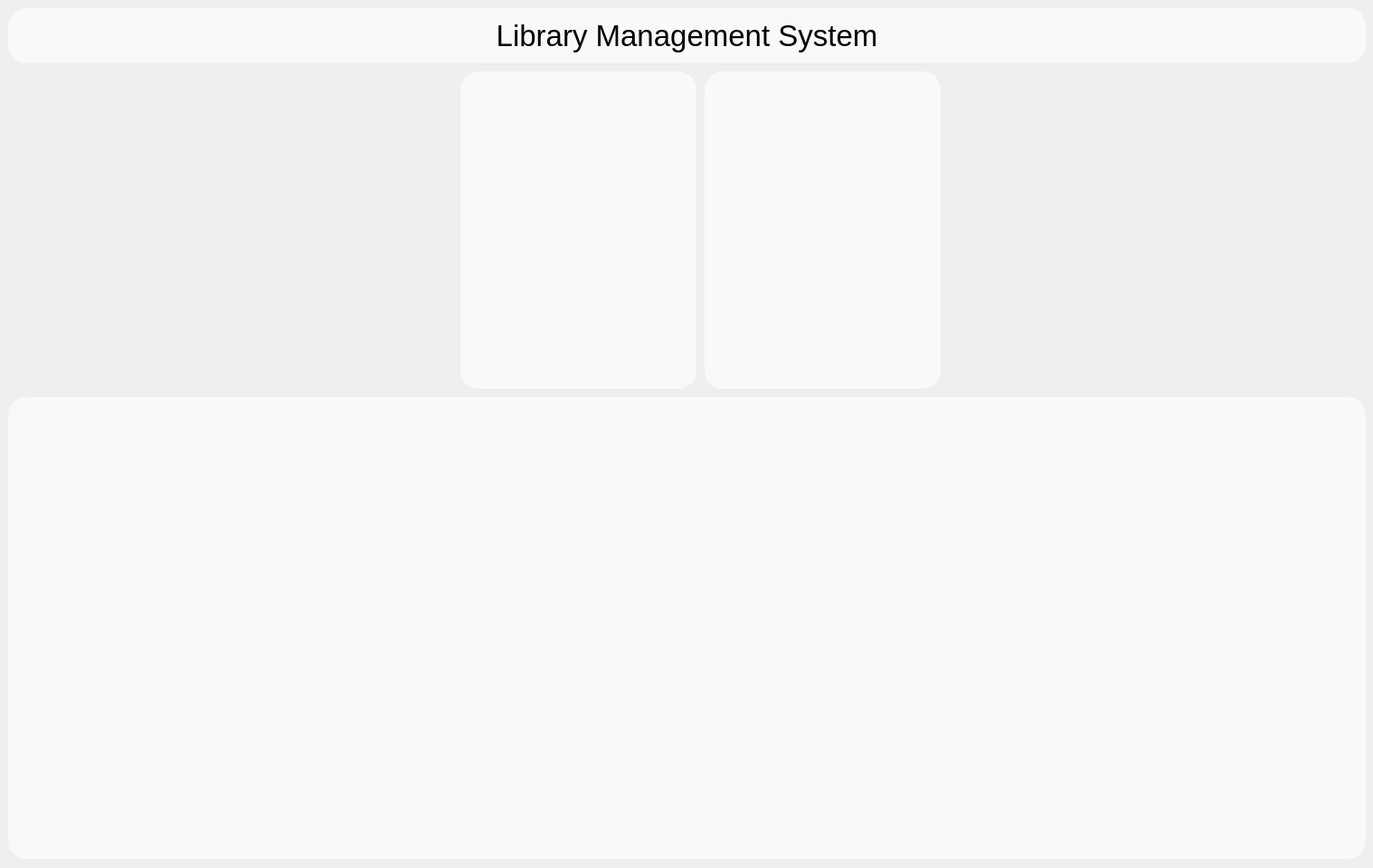
<?xml version="1.0" encoding="UTF-8"?>
<ui version="4.0">
 <class>MainWindow</class>
 <widget class="QMainWindow" name="MainWindow">
  <property name="geometry">
   <rect>
    <x>0</x>
    <y>0</y>
    <width>1518</width>
    <height>960</height>
   </rect>
  </property>
  <property name="minimumSize">
   <size>
    <width>1518</width>
    <height>960</height>
   </size>
  </property>
  <property name="maximumSize">
   <size>
    <width>1518</width>
    <height>960</height>
   </size>
  </property>
  <property name="windowTitle">
   <string>MainWindow</string>
  </property>
  <widget class="QWidget" name="centralwidget">
   <widget class="QWidget" name="widget" native="true">
    <property name="geometry">
     <rect>
      <x>-1</x>
      <y>-1</y>
      <width>1521</width>
      <height>961</height>
     </rect>
    </property>
    <property name="styleSheet">
     <string notr="true"/>
    </property>
    <widget class="QLabel" name="label_2">
     <property name="geometry">
      <rect>
       <x>10</x>
       <y>10</y>
       <width>1501</width>
       <height>61</height>
      </rect>
     </property>
     <property name="font">
      <font>
       <family>MS Shell Dlg 2</family>
       <pointsize>25</pointsize>
       <weight>50</weight>
       <italic>false</italic>
       <bold>false</bold>
      </font>
     </property>
     <property name="styleSheet">
      <string notr="true">background-color:rgb(248, 249, 250);
border:none;
border-radius:20px;</string>
     </property>
     <property name="text">
      <string>Library Management System</string>
     </property>
     <property name="alignment">
      <set>Qt::AlignCenter</set>
     </property>
    </widget>
    <widget class="QStackedWidget" name="stackedWidget">
     <property name="geometry">
      <rect>
       <x>10</x>
       <y>80</y>
       <width>1501</width>
       <height>351</height>
      </rect>
     </property>
     <property name="styleSheet">
      <string notr="true"/>
     </property>
     <property name="currentIndex">
      <number>0</number>
     </property>
     <widget class="QWidget" name="mmainp">
      <widget class="QWidget" name="widget_4" native="true">
       <property name="geometry">
        <rect>
         <x>500</x>
         <y>0</y>
         <width>261</width>
         <height>351</height>
        </rect>
       </property>
       <property name="minimumSize">
        <size>
         <width>0</width>
         <height>0</height>
        </size>
       </property>
       <property name="maximumSize">
        <size>
         <width>16777215</width>
         <height>454555</height>
        </size>
       </property>
       <property name="styleSheet">
        <string notr="true">background-color:rgb(248, 249, 250);
border:none;
border-radius:20px;</string>
       </property>
       <widget class="QToolButton" name="mdispallbook">
        <property name="geometry">
         <rect>
          <x>10</x>
          <y>10</y>
          <width>241</width>
          <height>331</height>
         </rect>
        </property>
        <property name="font">
         <font>
          <pointsize>15</pointsize>
         </font>
        </property>
        <property name="styleSheet">
         <string notr="true"/>
        </property>
        <property name="text">
         <string/>
        </property>
       </widget>
      </widget>
      <widget class="QWidget" name="widget_5" native="true">
       <property name="geometry">
        <rect>
         <x>770</x>
         <y>0</y>
         <width>261</width>
         <height>351</height>
        </rect>
       </property>
       <property name="minimumSize">
        <size>
         <width>0</width>
         <height>0</height>
        </size>
       </property>
       <property name="maximumSize">
        <size>
         <width>16777215</width>
         <height>454555</height>
        </size>
       </property>
       <property name="styleSheet">
        <string notr="true">background-color:rgb(248, 249, 250);
border:none;
border-radius:20px;</string>
       </property>
       <widget class="QToolButton" name="msearchbook">
        <property name="geometry">
         <rect>
          <x>10</x>
          <y>10</y>
          <width>241</width>
          <height>331</height>
         </rect>
        </property>
        <property name="font">
         <font>
          <pointsize>15</pointsize>
         </font>
        </property>
        <property name="styleSheet">
         <string notr="true"/>
        </property>
        <property name="text">
         <string/>
        </property>
       </widget>
      </widget>
     </widget>
     <widget class="QWidget" name="searchp">
      <widget class="QComboBox" name="searchbktxtcombo">
       <property name="geometry">
        <rect>
         <x>330</x>
         <y>50</y>
         <width>711</width>
         <height>51</height>
        </rect>
       </property>
       <property name="font">
        <font>
         <pointsize>16</pointsize>
        </font>
       </property>
       <property name="layoutDirection">
        <enum>Qt::LeftToRight</enum>
       </property>
       <property name="autoFillBackground">
        <bool>false</bool>
       </property>
       <property name="styleSheet">
        <string notr="true">border-top-left-radius:7px;
border-bottom-left-radius:7px;
background-color: rgb(255, 255, 255);
border:2px solid #F79489;

</string>
       </property>
       <property name="maxVisibleItems">
        <number>20</number>
       </property>
       <item>
        <property name="text">
         <string>Arts</string>
        </property>
       </item>
       <item>
        <property name="text">
         <string>Commerce</string>
        </property>
       </item>
       <item>
        <property name="text">
         <string>Mathematics</string>
        </property>
       </item>
       <item>
        <property name="text">
         <string>Biology</string>
        </property>
       </item>
       <item>
        <property name="text">
         <string>Physics</string>
        </property>
       </item>
       <item>
        <property name="text">
         <string>Zoology</string>
        </property>
       </item>
       <item>
        <property name="text">
         <string>Chemistry</string>
        </property>
       </item>
       <item>
        <property name="text">
         <string>Computer Science</string>
        </property>
       </item>
       <item>
        <property name="text">
         <string>Hindi</string>
        </property>
       </item>
       <item>
        <property name="text">
         <string>English</string>
        </property>
       </item>
       <item>
        <property name="text">
         <string>Kannada</string>
        </property>
       </item>
       <item>
        <property name="text">
         <string>Sanskrit</string>
        </property>
       </item>
      </widget>
      <widget class="QToolButton" name="searchbkbtn">
       <property name="geometry">
        <rect>
         <x>680</x>
         <y>200</y>
         <width>151</width>
         <height>51</height>
        </rect>
       </property>
       <property name="font">
        <font>
         <pointsize>15</pointsize>
        </font>
       </property>
       <property name="styleSheet">
        <string notr="true">QToolButton#searchbkbtn{
background-color: rgb(0, 0, 0);
color: rgb(255, 255, 255);
border-radius:20px;
}
QToolButton#searchbkbtn:hover{
color: rgb(85, 255, 0);
}
QToolButton#searchbkbtn:pressed{
background-color: rgb(85, 255, 0);
color:rgb(0,0,0)
}</string>
       </property>
       <property name="text">
        <string>Search</string>
       </property>
      </widget>
      <widget class="QLabel" name="searchbkemp">
       <property name="geometry">
        <rect>
         <x>640</x>
         <y>120</y>
         <width>251</width>
         <height>51</height>
        </rect>
       </property>
       <property name="font">
        <font>
         <pointsize>16</pointsize>
        </font>
       </property>
       <property name="styleSheet">
        <string notr="true">color: rgb(232, 0, 0);</string>
       </property>
       <property name="inputMethodHints">
        <set>Qt::ImhNone</set>
       </property>
       <property name="text">
        <string>Detail cannot be empty</string>
       </property>
      </widget>
      <widget class="QLineEdit" name="searchbktxt">
       <property name="geometry">
        <rect>
         <x>330</x>
         <y>50</y>
         <width>711</width>
         <height>51</height>
        </rect>
       </property>
       <property name="font">
        <font>
         <pointsize>14</pointsize>
        </font>
       </property>
       <property name="styleSheet">
        <string notr="true">border-top-left-radius:7px;
border-bottom-left-radius:7px;
background-color: rgb(255, 255, 255);
border:2px solid #F79489;
padding-left:10px;
</string>
       </property>
       <property name="placeholderText">
        <string>Enter Book to be searched</string>
       </property>
      </widget>
      <widget class="QComboBox" name="searchbkcombo">
       <property name="geometry">
        <rect>
         <x>1040</x>
         <y>50</y>
         <width>181</width>
         <height>51</height>
        </rect>
       </property>
       <property name="font">
        <font>
         <pointsize>16</pointsize>
        </font>
       </property>
       <property name="layoutDirection">
        <enum>Qt::LeftToRight</enum>
       </property>
       <property name="autoFillBackground">
        <bool>false</bool>
       </property>
       <property name="styleSheet">
        <string notr="true">background-color: rgb(255, 255, 255);
border:2px solid #F79489;

</string>
       </property>
       <property name="maxVisibleItems">
        <number>20</number>
       </property>
       <item>
        <property name="text">
         <string>Book ID</string>
        </property>
       </item>
       <item>
        <property name="text">
         <string>Book Name</string>
        </property>
       </item>
       <item>
        <property name="text">
         <string>Author</string>
        </property>
       </item>
       <item>
        <property name="text">
         <string>Department</string>
        </property>
       </item>
      </widget>
      <widget class="QToolButton" name="searchbbcbtn">
       <property name="geometry">
        <rect>
         <x>680</x>
         <y>280</y>
         <width>151</width>
         <height>51</height>
        </rect>
       </property>
       <property name="font">
        <font>
         <pointsize>18</pointsize>
        </font>
       </property>
       <property name="styleSheet">
        <string notr="true">QToolButton#searchbbcbtn{
background-color: #F79489;
border-radius:20px;
}


QToolButton#searchbbcbtn:pressed{

background-color: rgb(218, 218, 218);
}

</string>
       </property>
       <property name="text">
        <string>Back</string>
       </property>
      </widget>
      <widget class="QLabel" name="label_48">
       <property name="geometry">
        <rect>
         <x>1280</x>
         <y>300</y>
         <width>101</width>
         <height>31</height>
        </rect>
       </property>
       <property name="font">
        <font>
         <pointsize>18</pointsize>
         <weight>50</weight>
         <italic>false</italic>
         <bold>false</bold>
        </font>
       </property>
       <property name="text">
        <string>Quantity:</string>
       </property>
      </widget>
      <widget class="QLabel" name="qtylb">
       <property name="geometry">
        <rect>
         <x>1390</x>
         <y>300</y>
         <width>61</width>
         <height>31</height>
        </rect>
       </property>
       <property name="font">
        <font>
         <pointsize>18</pointsize>
         <weight>50</weight>
         <italic>false</italic>
         <bold>false</bold>
        </font>
       </property>
       <property name="text">
        <string>0</string>
       </property>
      </widget>
     </widget>
    </widget>
    <widget class="QTableWidget" name="tableWidget">
     <property name="geometry">
      <rect>
       <x>10</x>
       <y>440</y>
       <width>1501</width>
       <height>511</height>
      </rect>
     </property>
     <property name="font">
      <font>
       <pointsize>12</pointsize>
      </font>
     </property>
     <property name="layoutDirection">
      <enum>Qt::LeftToRight</enum>
     </property>
     <property name="styleSheet">
      <string notr="true">background-color:rgb(248, 249, 250);
border:none;
border-radius:20px;</string>
     </property>
     <property name="frameShape">
      <enum>QFrame::StyledPanel</enum>
     </property>
     <property name="frameShadow">
      <enum>QFrame::Raised</enum>
     </property>
     <property name="editTriggers">
      <set>QAbstractItemView::NoEditTriggers</set>
     </property>
     <property name="wordWrap">
      <bool>true</bool>
     </property>
     <property name="cornerButtonEnabled">
      <bool>true</bool>
     </property>
     <property name="rowCount">
      <number>0</number>
     </property>
     <property name="columnCount">
      <number>0</number>
     </property>
    </widget>
   </widget>
  </widget>
 </widget>
 <resources/>
 <connections/>
</ui>
